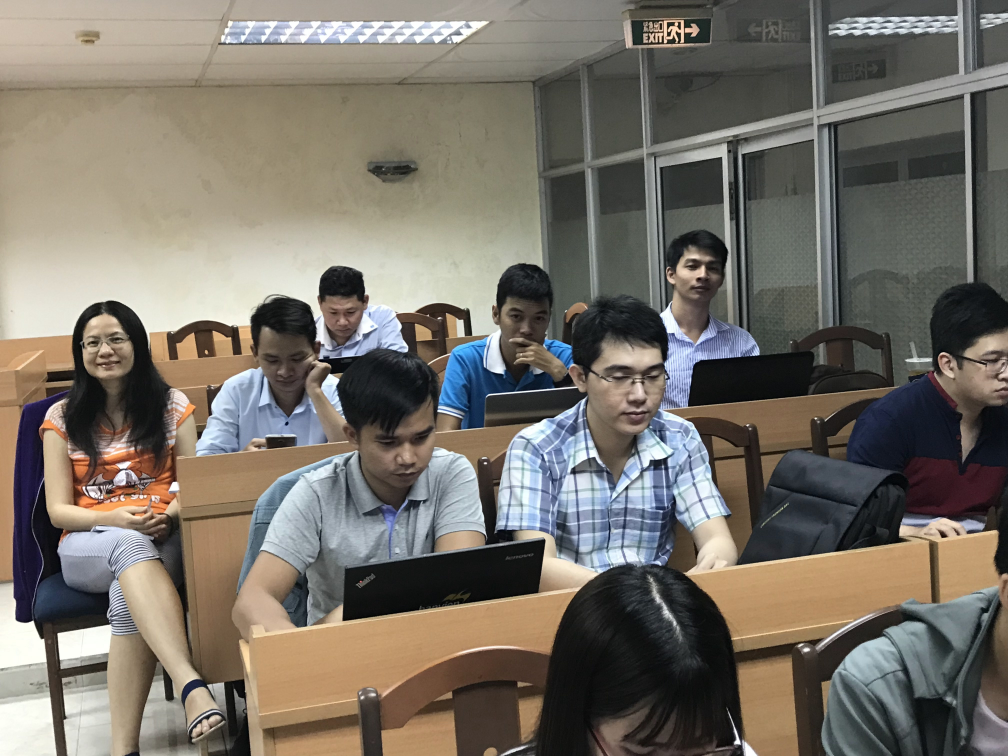
#> input picture IMG_5331.jpg, 4032 x 3024 px, found by its file name (shown at 1/4 size)
$ jupyter execute --allow-errors Face_crop.ipynb
#> lines starting #> are read from the running program, lines starting #| are printed output that depends on the picture
<a href="https://colab.research.google.com/github/buiduongthuytien/GifHub/blob/master/Face_crop.ipynb" target="_parent"></a>

[cell 1]
#import packages
import numpy as np
import urllib
import matplotlib.pyplot as plt
import cv2

#Ham doc file img
def url2image(url):
    resp = urlopen(url)
    image = np.asarray(bytearray(resp.read()),dtype = 'uint8')
    image = cv2.imdecode(image,cv2.IMREAD_COLOR)
#> image is the input picture: shape (3024, 4032, 3); mean B, G, R 103.8, 113, 119.1

    return image

import sys
if sys.version_info[0] == 3:
    from urllib.request import urlopen
else:
    from urllib import urlopen

import os.path


bgr_img = url2image('https://raw.githubusercontent.com/buiduongthuytien/GifHub/84b95072b23a0cecb01f53eb1685f2e6dc6a97f0/IMG_5331.jpg')

gray_img = cv2.cvtColor(bgr_img, cv2.COLOR_BGR2GRAY)
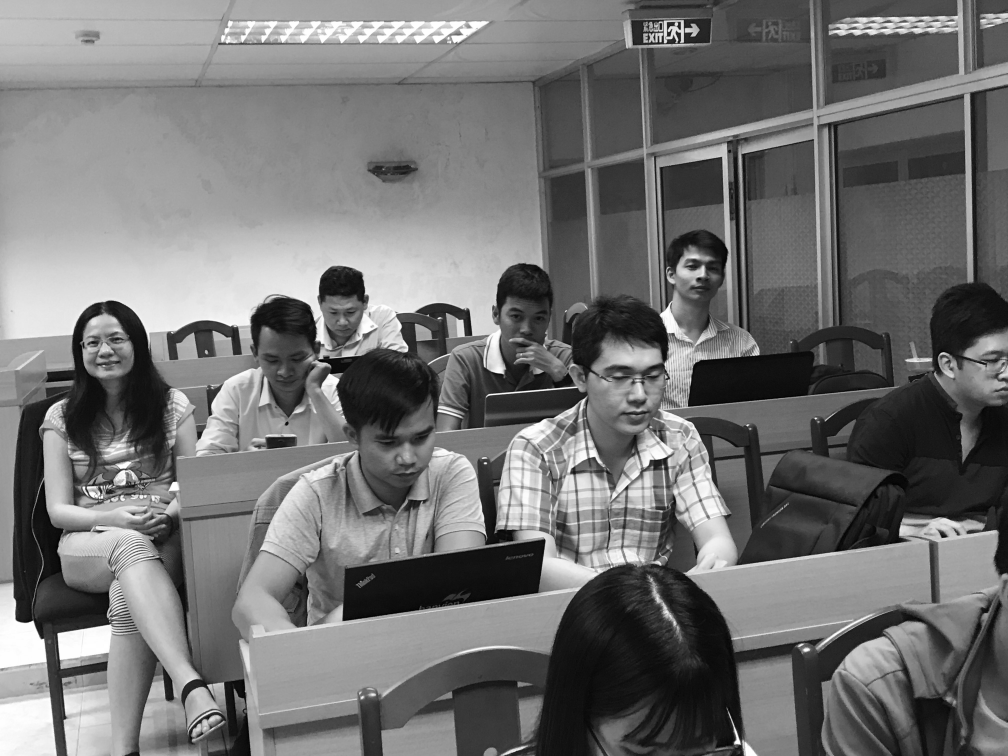
#> gray_img: shape (3024, 4032) (shown at 1/4 size); min 0, max 255, mean 113.8

face_classifier_xml = 'haarcascade_frontalface_default.xml'
ret = os.path.exists(face_classifier_xml)

#> (the rest of this cell did not finish here and is left out)

[cell 2]
import cv2
import sys
import os
import numpy as np
from skimage import io


temp = io.imread('https://raw.githubusercontent.com/buiduongthuytien/GifHub/84b95072b23a0cecb01f53eb1685f2e6dc6a97f0/IMG_5331.jpg')

cv2.imwrite('IMG_5331.jpg',temp)

class FaceCropper(object):
    CASCADE_PATH = "haarcascade_frontalface_default.xml"

    def __init__(self):
        self.face_cascade = cv2.CascadeClassifier(self.CASCADE_PATH)

    def generate(self, image_path, show_result):
        img = cv2.imread(image_path)
        if (img is None):
            print("Can't open image file")
            return 0

        #img = cv2.cvtColor(img, cv2.COLOR_BGR2GRAY)
        faces = self.face_cascade.detectMultiScale(img, 1.1, 3, minSize=(100, 100))
        if (faces is None):
            print('Failed to detect face')
            return 0

        if (show_result):
            for (x, y, w, h) in faces:
                cv2.rectangle(img, (x,y), (x+w, y+h), (255,0,0), 2)
            cv2.imshow('img', img)
            cv2.waitKey(0)
            cv2.destroyAllWindows()

        facecnt = len(faces)
        print("Detected faces: %d" % facecnt)
        i = 0
        height, width = img.shape[:2]

        for (x, y, w, h) in faces:
            r = max(w, h) / 2
            centerx = x + w / 2
            centery = y + h / 2
            nx = int(centerx - r)
            ny = int(centery - r)
            nr = int(r * 2)

            faceimg = img[ny:ny+nr, nx:nx+nr]
            lastimg = cv2.resize(faceimg, (32, 32))
            i += 1
            cv2.imwrite("image%d.jpg" % i, lastimg)

#> (the rest of this cell did not finish here and is left out)


$ run again, with IMG_5327.jpg copied over IMG_5331.jpg
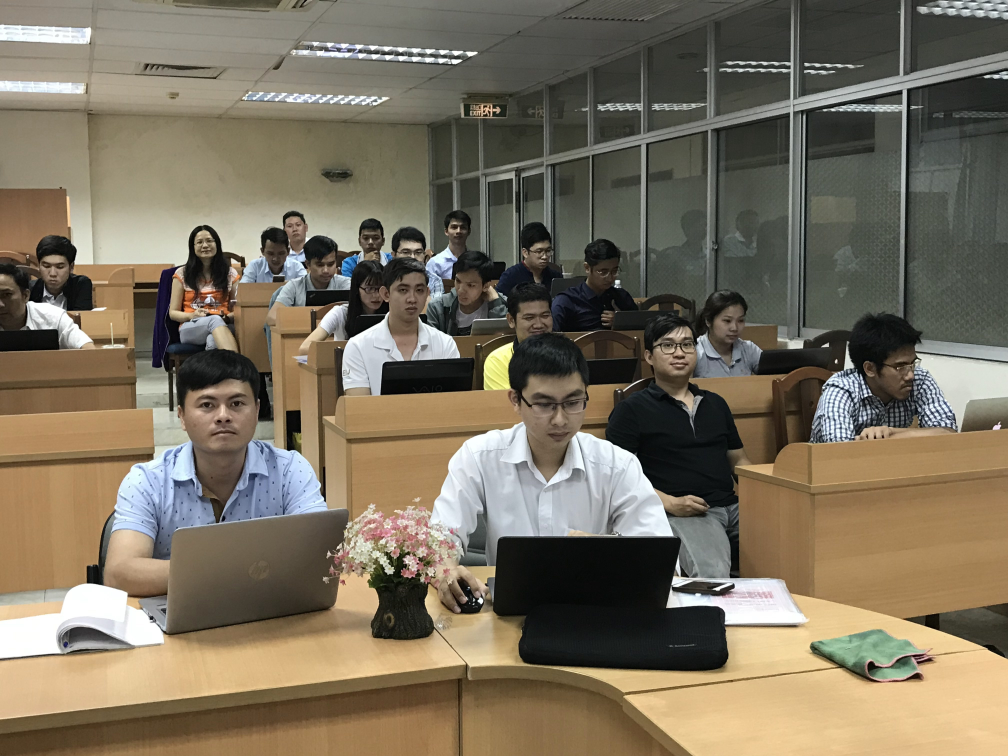
#> input picture IMG_5327.jpg, 4032 x 3024 px, found by its file name (shown at 1/4 size)
#> in url2image, image is the input picture: shape (3024, 4032, 3); mean B, G, R 94.5, 112.6, 122.5
#> `gray_img = cv2.cvtColor(bgr_img, cv2.COLOR_BGR2GRAY)`:
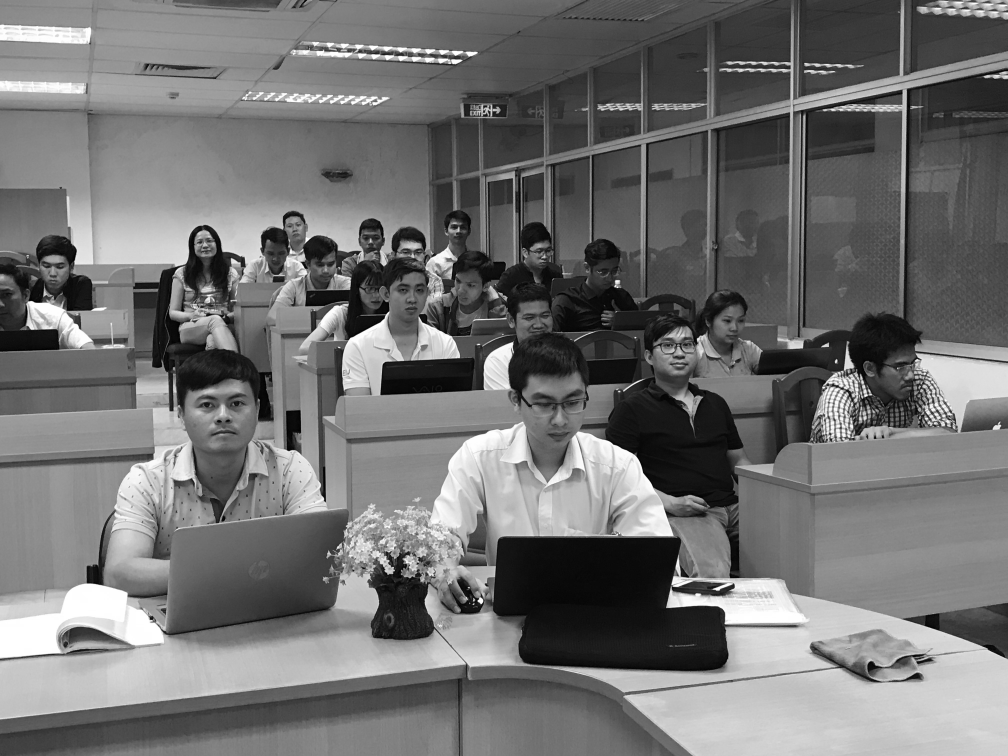
#> gray_img: shape (3024, 4032) (shown at 1/4 size); min 0, max 255, mean 113.5

$ run again, with IMG_5328.jpg copied over IMG_5331.jpg
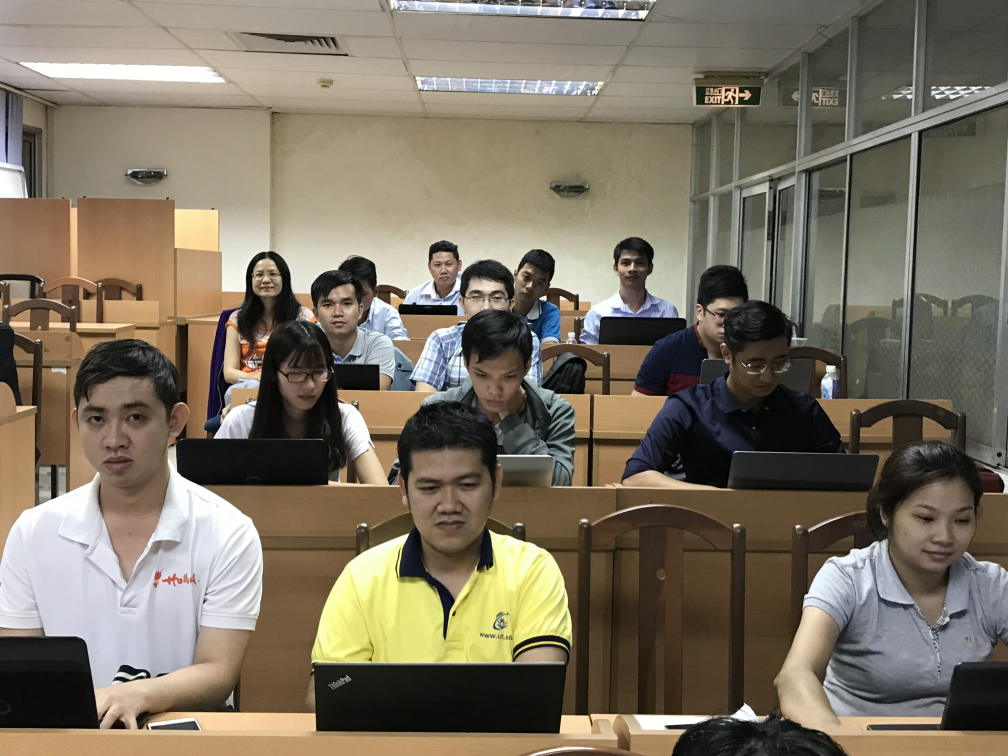
#> input picture IMG_5328.jpg, 4032 x 3024 px, found by its file name (shown at 1/4 size)
#> in url2image, image is the input picture: shape (3024, 4032, 3); mean B, G, R 97.7, 113.9, 123.1
#> `gray_img = cv2.cvtColor(bgr_img, cv2.COLOR_BGR2GRAY)`:
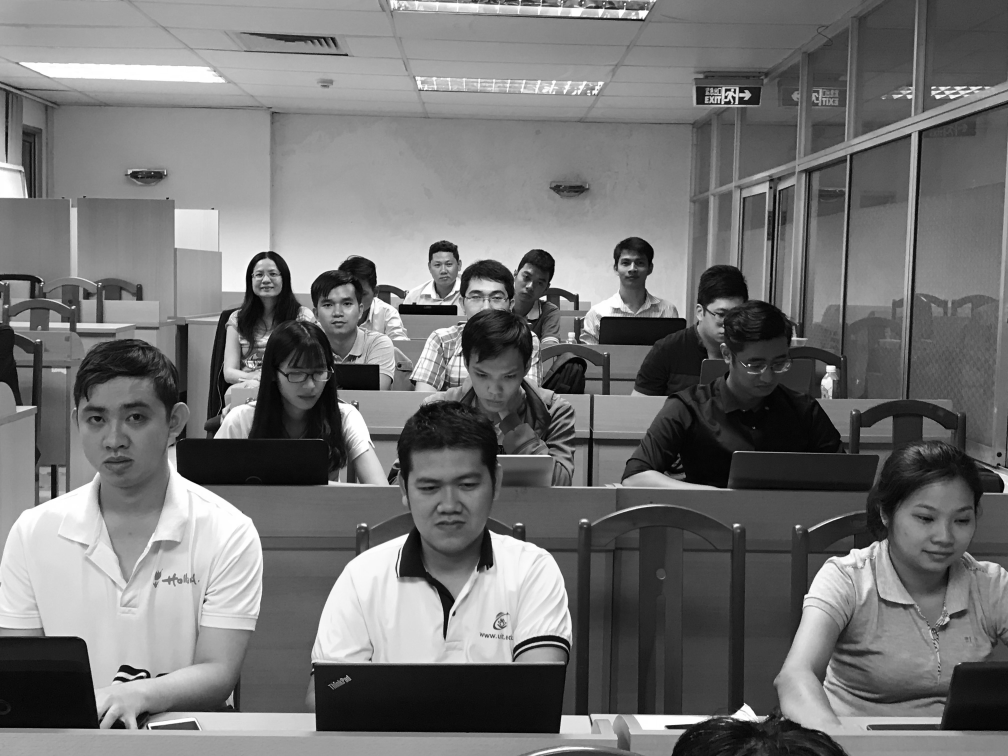
#> gray_img: shape (3024, 4032) (shown at 1/4 size); min 0, max 255, mean 114.8

$ run again, with IMG_5329.jpg copied over IMG_5331.jpg
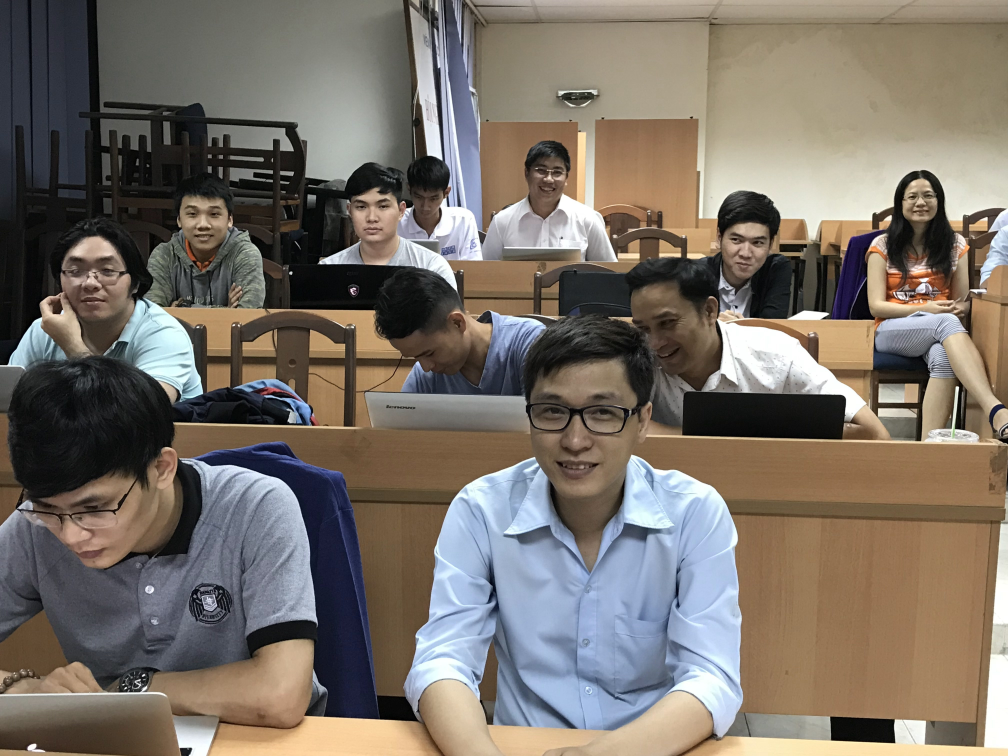
#> input picture IMG_5329.jpg, 4032 x 3024 px, found by its file name (shown at 1/4 size)
#> in url2image, image is the input picture: shape (3024, 4032, 3); mean B, G, R 103.7, 112.7, 121.3
#> `gray_img = cv2.cvtColor(bgr_img, cv2.COLOR_BGR2GRAY)`:
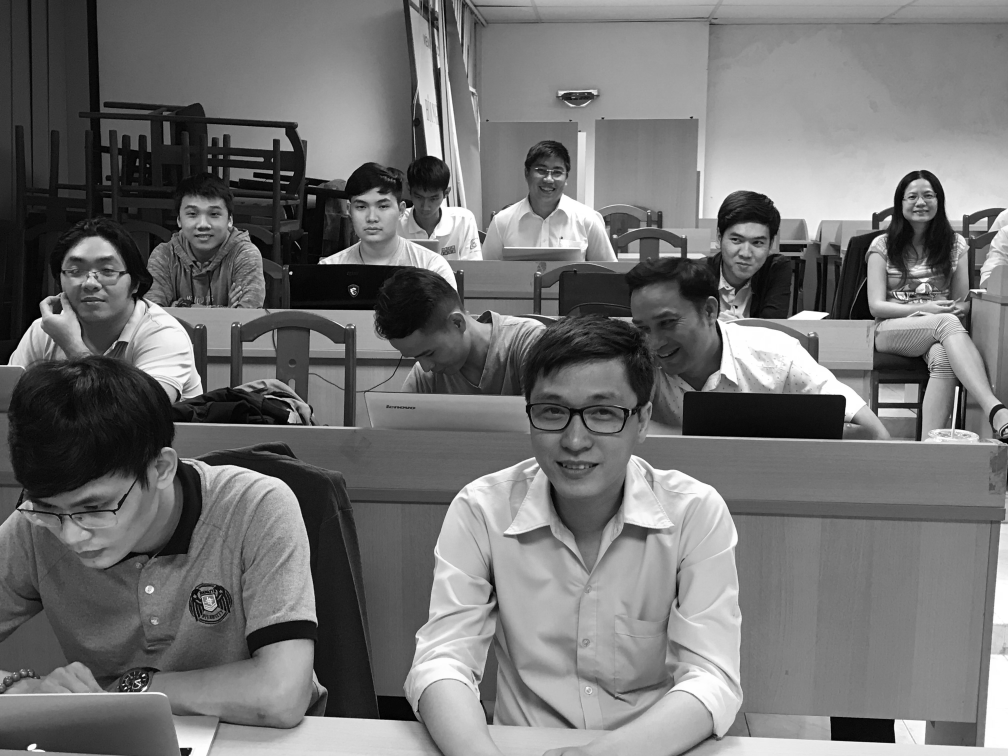
#> gray_img: shape (3024, 4032) (shown at 1/4 size); min 0, max 255, mean 114.3
